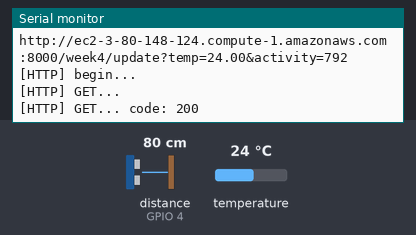
This sketch was run on a simulated ESP32. On the bench: the last lines printed to the serial monitor. Wiring (inferred from the names in the program): ultrasonic range finder: trigger GPIO 2; echo GPIO 4. The inputs (shaded band) are chosen by the test bench; at power-on: distance to the obstacle (sensor on GPIO 4) 80 cm, temperature 24 °C. The echo pulse lasts 58.3 µs per cm; WiFi joins after 1.5 s; servers stay silent unless stated; uploads are accepted with an empty reply.

Above: at 8.2 s.
8.3 s: distance to the obstacle (sensor on GPIO 4) set to 2 cm
At 8.42 s:
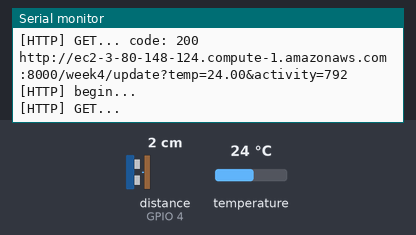
15.5 s: temperature set to 12 °C
At 20.36 s:
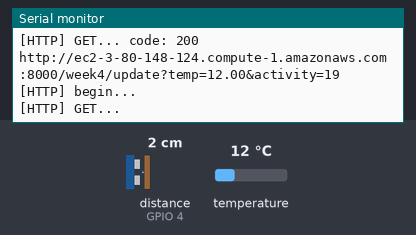
22.7 s: distance to the obstacle (sensor on GPIO 4) set to 4 cm
At 26.33 s:
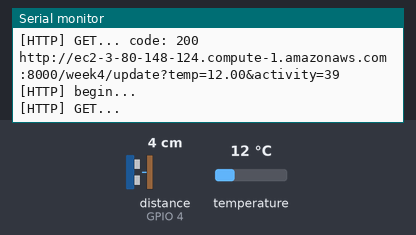
29.9 s: temperature set to 19 °C
At 32.3 s:
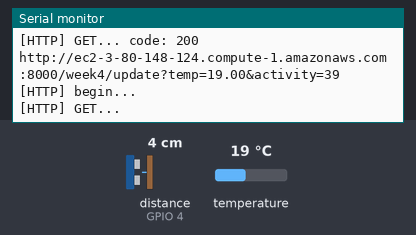

Measured:
- after the input at 15.5 s, the serial monitor: prints a new line after 4.7 s (image 2)
- after the input at 22.7 s, the serial monitor: prints a new line after 3.5 s (image 3)
- after the input at 29.9 s, the serial monitor: prints a new line after 2.2 s (image 4)

The sketch:

send_temp_activity.ino
```cpp
// wifiMulti.addAP("SSID", "PASSWORD");의 SSID PASSWORD는 나의 WiFi의 SSID, PASSWORD로 바꾸어 줄 것!

#include <OneWire.h>
#include <DallasTemperature.h>

#include <WiFi.h>
#include <WiFiMulti.h>

#include <HTTPClient.h>
WiFiMulti wifiMulti;

String url = "http://ec2-3-80-148-124.compute-1.amazonaws.com:8000/week4/update?";

// GPIO where the DS18B20 is connected to
const int oneWireBus = 23;
const int trigPin = 2;
const int echoPin = 4;

// Setup a oneWire instance to communicate with any OneWire devices
OneWire oneWire(oneWireBus);

// Pass our oneWire reference to Dallas Temperature sensor
DallasTemperature sensors(&oneWire);

void setup() {
  pinMode (trigPin, OUTPUT);
  pinMode (echoPin,INPUT);

  // Start the Serial Monitor
  Serial.begin(115200);
  // Start the DS18B20 sensor
  sensors.begin();

  wifiMulti.addAP("SSID", "PASSWORD");
}

void httpGet(long distance, float temp) {
  String new_url = url + "temp=" + temp + "&activity=" + distance;
  Serial.println(new_url);
  if((wifiMulti.run() == WL_CONNECTED)) {
    HTTPClient http;
    Serial.print("[HTTP] begin...\n");
    // configure traged server and url
    http.begin(new_url); //HTTP

    Serial.print("[HTTP] GET...\n");
    // start connection and send HTTP header
    int httpCode = http.GET();

    // httpCode will be negative on error
    if(httpCode > 0) {
      // HTTP header has been send and Server response header has been handled
      Serial.printf("[HTTP] GET... code: %d\n", httpCode);

      // file found at server
      if(httpCode == HTTP_CODE_OK) {
        String payload = http.getString();
        Serial.println(payload);
      }
    } else {
      Serial.printf("[HTTP] GET... failed, error: %s\n", http.errorToString(httpCode).c_str());
    }
    http.end();
  }
    else Serial.println("NO WIFI");
}

void loop() {
  long duration, distance;
  digitalWrite (trigPin, HIGH); // trigPin에서 초음파 발생
  delayMicroseconds(10);
  digitalWrite (trigPin, LOW);

  duration = pulseIn (echoPin, HIGH); // echoPin pulse 유지 시간 저장
  distance = 340 * duration / 1000 / 2; // distance 계산 (초음파는 340m/s, 왕복거리니까 2로 나누어줌), 1000000 microsecond = 1s, 1000mm = 1m

  sensors.requestTemperatures();
  float temperatureC = sensors.getTempCByIndex(0);

  httpGet (distance, temperatureC);
  delay(5000);
}
```
